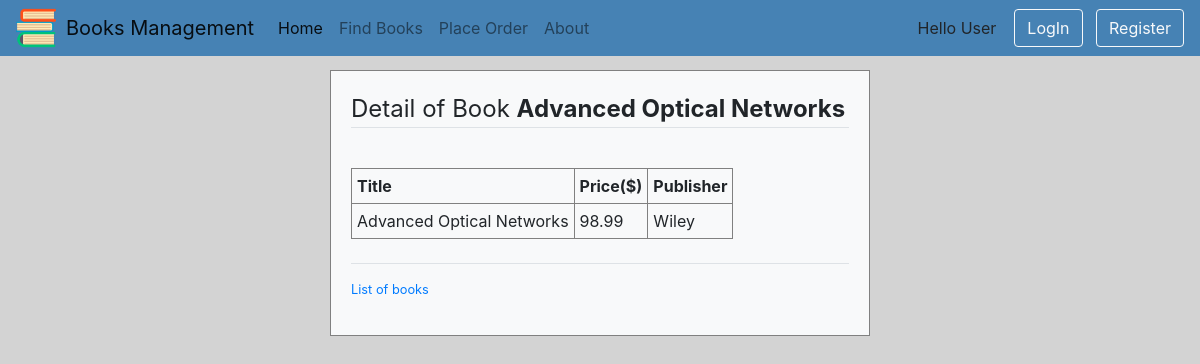
Screenshot of /myapp/1/ with the database file from the repository.
### myapp/models.py (models this page shows, shortened)
class Book(models.Model):
    CATEGORY_CHOICES = [
        ('S', 'Scinece&Tech'),
        ('F', 'Fiction'),
        ('B', 'Biography'),
        ('T', 'Travel'),
        ('O', 'Other')
    ]
    title = models.CharField(max_length=200)
    category = models.CharField(max_length=1, choices=CATEGORY_CHOICES, default='S')
    num_pages = models.PositiveIntegerField(default=100)
    price = models.DecimalField(max_digits=10, decimal_places=2, validators=[MaxValueValidator(1000), MinValueValidator(0)])
    publisher = models.ForeignKey(Publisher, related_name='books', on_delete=models.CASCADE)
    description=models.TextField(max_length=500, blank=True)
    num_reviews=models.PositiveIntegerField(default=0, validators=[MaxValueValidator(5), MinValueValidator(1)])

class Publisher(models.Model):
    name = models.CharField(max_length=200)
    website = models.URLField()
    city = models.CharField(max_length=20, blank=True)
    country=models.CharField(max_length=200,default='USA')

### myapp/views.py (the view)
# urls.py: path(r'<int:book_id>/',views.Detail.as_view(), name='detail'),
class Detail(View):
    def get(self,request, book_id):
        book=get_object_or_404(Book,id=book_id)
        return render(request,'myapp/detail.html',{'book':book})

### myapp/templates/myapp/detail.html
{% extends 'myapp/base.html' %}
{% load crispy_forms_tags %}
{% block body_block %}
    {% if book %}
    <fieldset class="form-group">
         <legend class="border-bottom mb-4">Detail of Book <span class="font-weight-bold">{{ book.title }}</span></legend>
    </fieldset>
    <table border="1">
        <tr>
            <th>Title</th>
            <th>Price($)</th>
            <th>Publisher</th>
        </tr>
        <tr>
            <td>{{ book.title }}</td>
            <td>{{ book.price }}</td>
            <td>{{ book.publisher.name }}</td>
        </tr>
    </table>
    {% endif %}
    <br>
    <div class="border-top pt-3">
        <small class="text-muted">
            <p><a href="{% url 'myapp:index' %}">List of books</a></p>
        </small>
    </div>
{% endblock %}

### myapp/static/myapp/style.css (style rules this page uses)
body { background-color: lightgrey; font-family: -apple-system,BlinkMacSystemFont,"Segoe UI",Roboto,"Helvetica Neue",Arial,"Noto Sans",sans-serif,"Apple Color Emoji","Segoe UI Emoji","Segoe UI Symbol","Noto Color Emoji"; margin: 0px; }
table { border-collapse: collapse; }
th, td { padding: 5px; }

### rows the page displays
Book: title "Advanced Optical Networks", price "98.99", publisher.name "Wiley"
